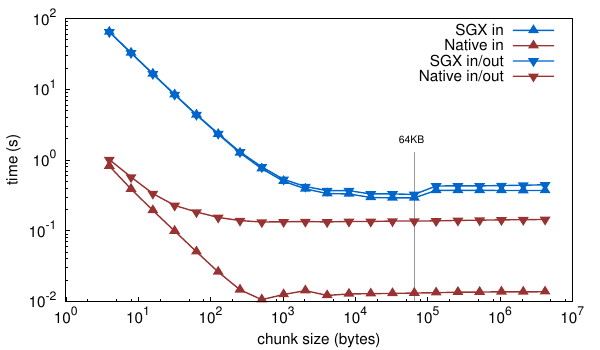

Recreate this plot in gnuplot.
set term post color eps 22 enhanced
set output "memcpy.eps"
load "../styles.inc"

set size 1.2,1.0
set logscale xy
set xtics nomirror
set ytics nomirror
set xlabel 'chunk size (bytes)
set ylabel 'time (s)'
set format xy "10^{%T}"
set arrow from 65536,0.01 to 65536,2 nohead lc rgb 'gray60'
plot \
    'memcpy.dat' u 1:2 w lp ls 10 t "SGX in", \
    'memcpy.dat' u 1:6 w lp ls 21 t "Native in", \
    'memcpy.dat' u 1:4 w lp ls 2 t "SGX in/out", \
    'memcpy.dat' u 1:8 w lp ls 11 t "Native in/out"
